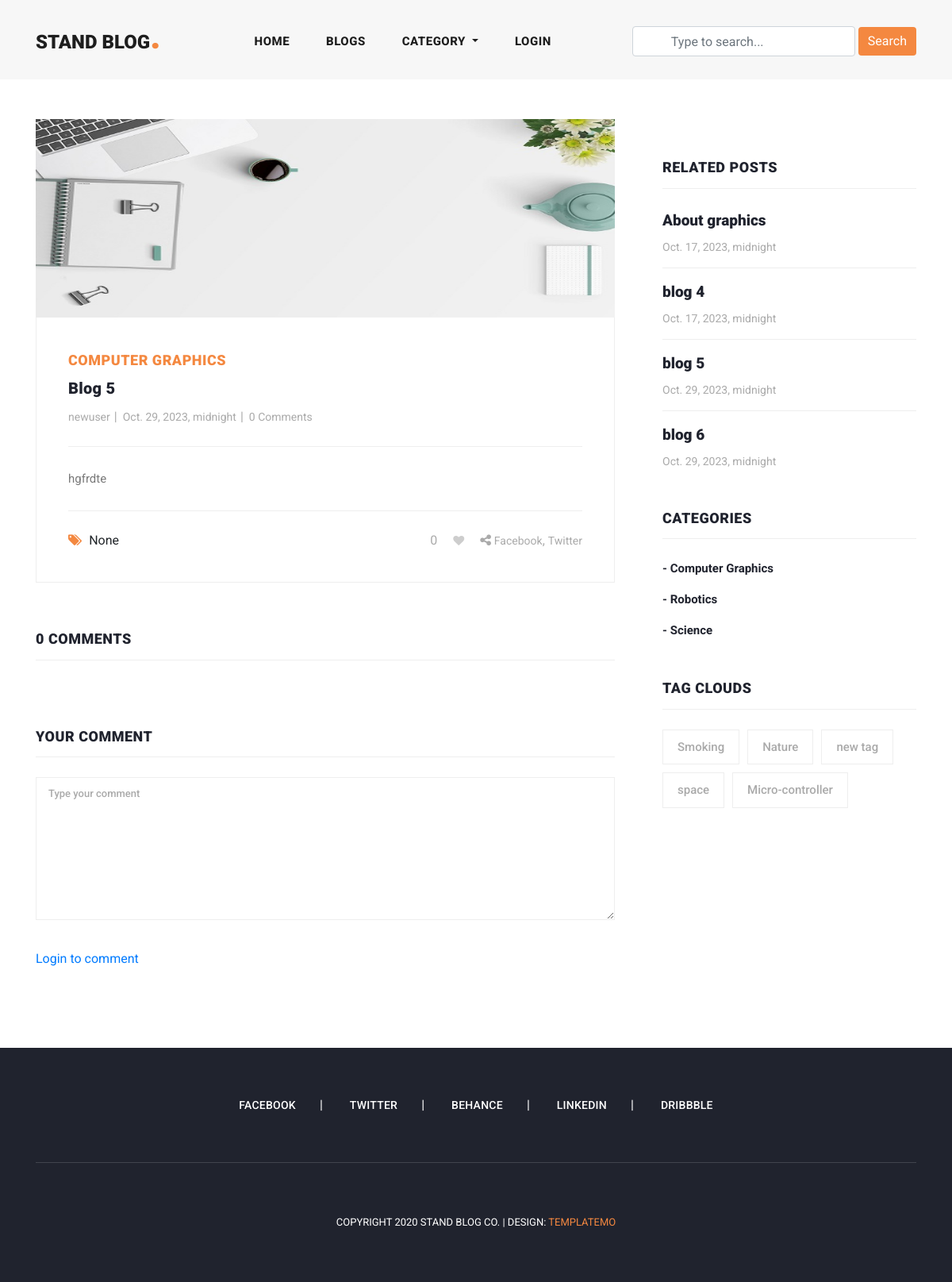
Page /blog/blog-5-wxbw/ on the earlier database version.
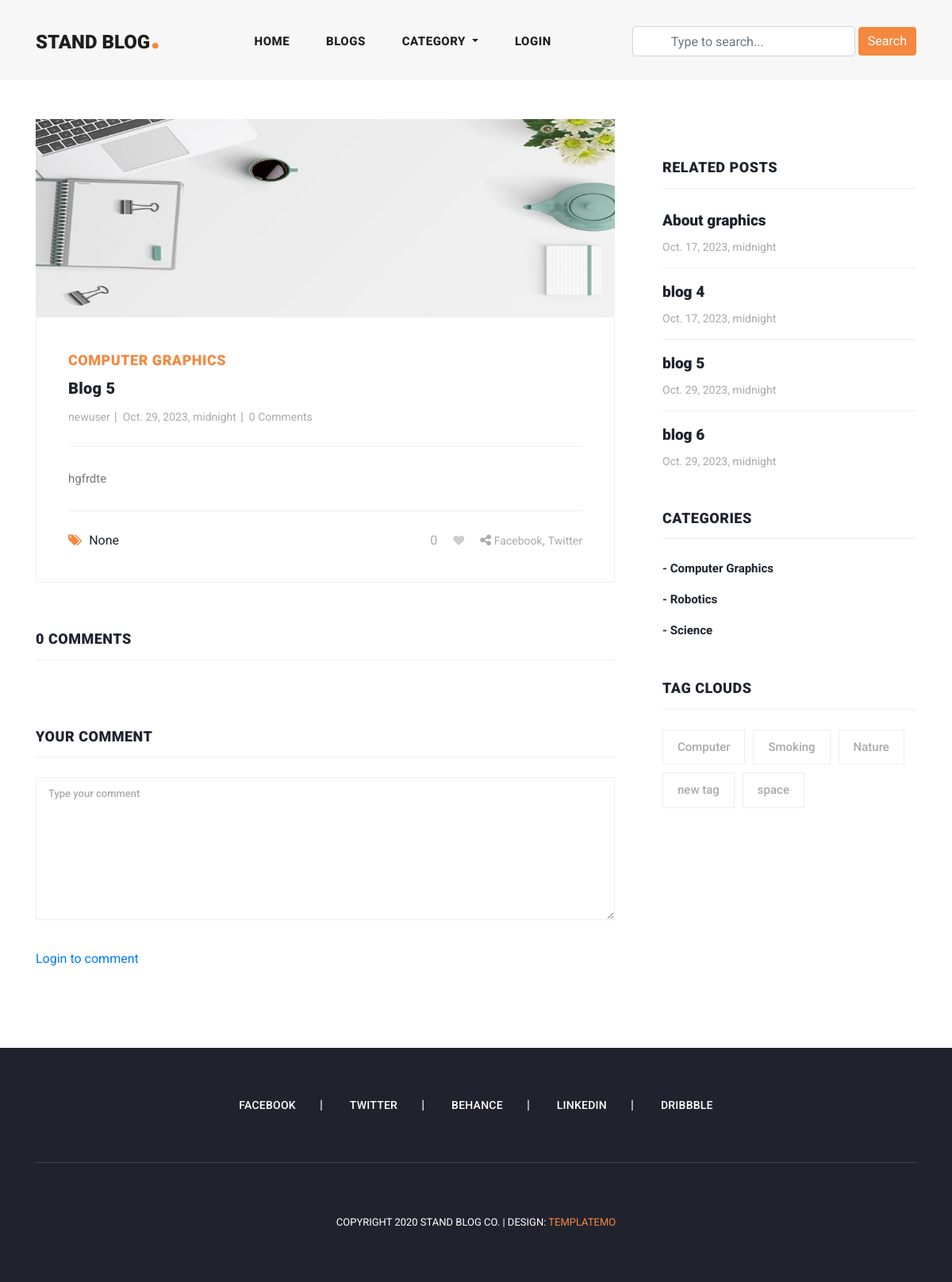
Same page on the later database version.
### blog/models.py (models this page shows, shortened)
class Blog(models.Model):
    user = models.ForeignKey(User, related_name= 'user_blogs', on_delete=models.CASCADE)
    category = models.ForeignKey(Category, related_name= 'category_blogs', on_delete=models.CASCADE)
    tag = models.ManyToManyField(Tag, related_name= 'tag_blogs', blank=True)
    created_date = models.DateTimeField(auto_now_add=True)
    title = models.CharField(max_length=150)
    description = RichTextField()
    slug = models.SlugField(max_length=100, blank=True, null=True)
    banner = models.ImageField(upload_to="blog_banners")
    likes = models.ManyToManyField(User, related_name= 'user_likes', blank=True)

class Category(models.Model):
    class Meta:
        verbose_name_plural = 'categories'
        verbose_name = 'category'
        ordering = ['title']
    title = models.CharField(max_length=150, unique=True)
    slug = models.SlugField(blank=True, null=True)
    created_date = models.DateTimeField(auto_now_add=True)

class Tag(models.Model):
    title = models.CharField(max_length=150)
    slug = models.SlugField(blank=True, null=True)
    created_date = models.DateTimeField(auto_now_add=True)

### user_profile/models.py (models this page shows, shortened)
class User(AbstractUser):
    email = models.EmailField(max_length=150, unique=True, error_messages={'unique': "The email must be unique"})
    profile_image = models.ImageField(null = True, blank = True, upload_to = "profile_images")
    REQUIRED_FIELDS = ["email"]
    object = CustomUserManager()
    followers = models.ManyToManyField("Follow")  # returning string from Follow class to here

### blog/views.py (the view, shortened to what this page needs)
# urls.py: path('blog/<str:slug>/', blog_details, name='blog_details'),
def blog_details(request, slug):
    form = TextForm()
    blog = get_object_or_404(Blog, slug=slug)
    tags = Tag.objects.order_by('-created_date')[:5]
    category = Category.objects.get(id = blog.category.id)
    related_blogs = category.category_blogs.all()
    liked_by = request.user in blog.likes.all()
    context = {
        "blog": blog,
        "related_blogs": related_blogs,
        "tags": tags,
        "form": form,
        "liked_by": liked_by
    }
    return render(request, 'blog_details.html', context)

### blog/forms.py
class TextForm(forms.Form):
    text = forms.CharField(required=True, widget=forms.Textarea)

### blog/context_processors.py (called while the page is built)
def get_all_categories(request):
    categories = Category.objects.all()
    context = {
       "categories": categories
    }
    return context

### user_profile/context_processors.py (called while the page is built, shortened)
def user_notifications(request):
    context = {}
    return context

### template/blog_details.html (shortened to what the changed rows need)
{% extends 'base.html' %}
{% load static %}
{%block content%}
<section class="blog-posts grid-system">
  <div class="container">
    <div class="row">
      <div class="col-lg-8">
        <div class="all-blog-posts">
          <div class="row">
            <div class="col-lg-12">
              <div class="blog-post">
                <div class="blog-thumb">
                  <img src="{{blog.banner.url}}" alt="">
                </div>
                <div class="down-content">
                  <span>{{blog.category.title}}</span>
                  <a href="javascript:void(0);">
                    <h4>{{blog.title}}</h4>
                  </a>
                  <ul class="post-info">
                    <li><a href="{% url 'view_user_info' blog.user.username %}">{{blog.user.username}}</a></li>
                    <li><a href="javascript:void(0);">{{blog.created_date}}</a></li>
                    <li><a href="javascript:void(0);">{{blog.blog_comment.all.count}} Comments</a></li>
                  </ul>
                  <p>{{blog.description|safe}}</p>
                  <div class="post-options">
                    <div class="row">
                      {% if request.user.is_authenticated %}
                      <div class="col-6">
                        <ul class="post-share">
                          <li id="like-count">{{blog.likes.all.count}}</li>
                          {% if liked_by %}
                          <li class="pl-3 pr-3"><a href="javascript:void(0);"><i class="fa fa-heart" id="like-icon" data-blog="{{blog.id}}"></i></a></li>
                          {% else %}
                          <li class="pl-3 pr-3"><a href="javascript:void(0);"><i class="fa fa-heart empty-heart" id="like-icon" data-blog="{{blog.id}}"></i></a></li>
                          {% endif %}
                          <li><i class="fa fa-share-alt"></i></li>
                          <li><a href="#">Facebook</a>,</li>
                          <li><a href="#"> Twitter</a></li>
                        </ul>
                      </div>
                      {% else %}
                      <div class="col-6">
                        <ul class="post-share">
                          <li id="like-count">{{blog.likes.all.count}}</li>
                          {% if liked_by %}
                          <li class="pl-3 pr-3"><a href="{% url 'login' %}"><i class="fa fa-heart"></i></a></li>
                          {% else %}
                          <li class="pl-3 pr-3"><a href="{% url 'login' %}"><i class="fa fa-heart empty-heart"></i></a></li>
                          {% endif %}
                          <li><i class="fa fa-share-alt"></i></li>
                          <li><a href="#">Facebook</a>,</li>
                          <li><a href="#"> Twitter</a></li>
                        </ul>
                      </div>
                      {% endif %}
                    </div>
                  </div>
                </div>
              </div>
            </div>
            <div class="col-lg-12">
              <div class="sidebar-item comments">
                <div class="sidebar-heading">
                  <h2>{{blog.blog_comment.all.count}} comments</h2>
                </div>
              </div>
            </div>
            <div class="col-lg-12">
              <div class="sidebar-item submit-comment">
                <div class="sidebar-heading">
                  <h2>Your comment</h2>
                </div>
              </div>
            </div>
          </div>
        </div>
      </div>
      <div class="col-lg-4">
        <div class="sidebar">
          <div class="row">
            <div class="col-lg-12">
              <div class="sidebar-item recent-posts">
                <div class="sidebar-heading">
                  <h2>Related Posts</h2>
                </div>
                <div class="content">
                  <ul>
                    {% for blog in related_blogs %}
                    <li><a href="{% url 'blog_details' blog.slug %}">
                        <h5>{{blog.title}}</h5>
                        <span>{{blog.created_date}}</span>
                      </a></li>
                    {% endfor %}
                  </ul>
                </div>
              </div>
            </div>
            <div class="col-lg-12">
              <div class="sidebar-item categories">
                <div class="sidebar-heading">
                  <h2>Categories</h2>
                </div>
                <div class="content">
                  <ul>
                    {% for category in categories %}
                    <li><a href="{% url 'category_blogs' category.slug %}">- {{category.title}}</a></li>
                    {% endfor %}
                  </ul>
                </div>
              </div>
            </div>
            <div class="col-lg-12">
              <div class="sidebar-item tags">
                <div class="sidebar-heading">
                  <h2>Tag Clouds</h2>
                </div>
                <div class="content">
                  <ul>
                    {% for tag in tags %}
                    <li><a href="{% url 'tag_blogs' tag.slug %}">{{tag.title}}</a></li>
                    {% endfor %}
                  </ul>
                </div>
              </div>
            </div>
          </div>
        </div>
      </div>
    </div>
  </div>
</section>
{% endblock content %}

Differences in the rows shown:
no longer on this page (row unchanged): Tag: title "Micro-controller"
added Tag: title "Computer"
